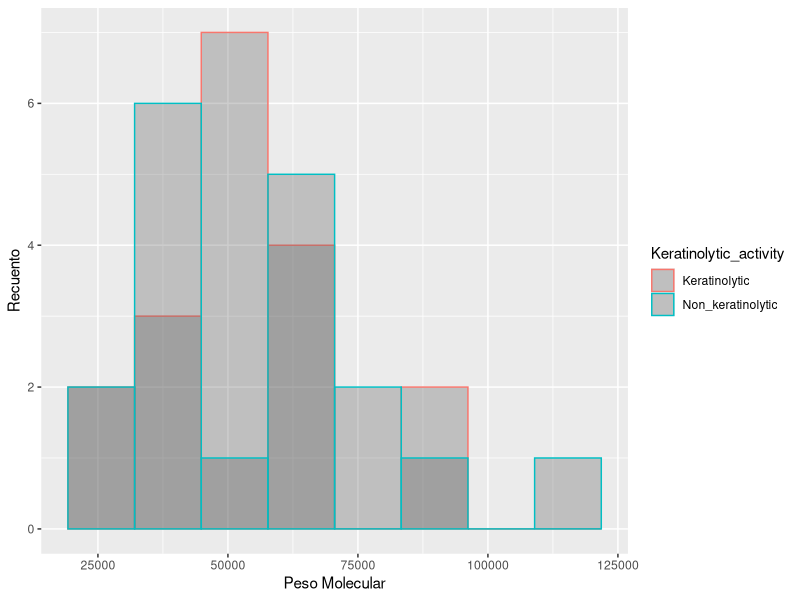
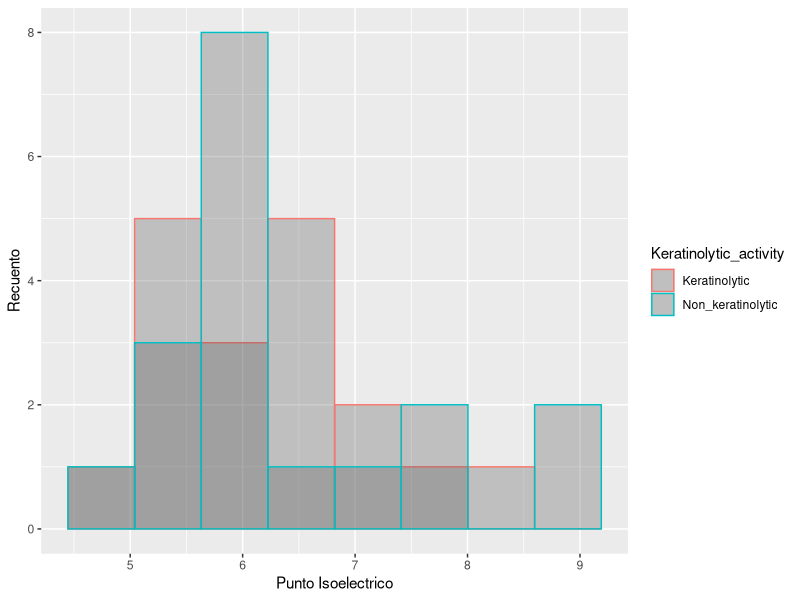
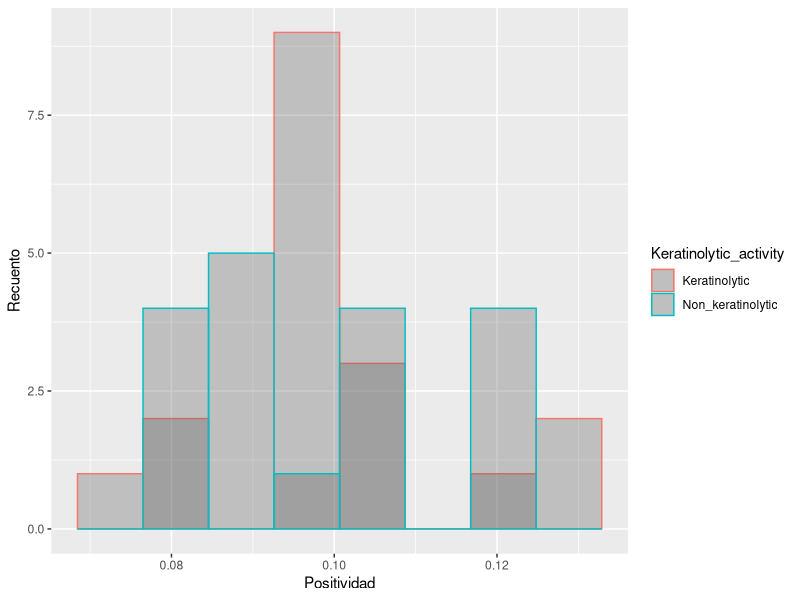
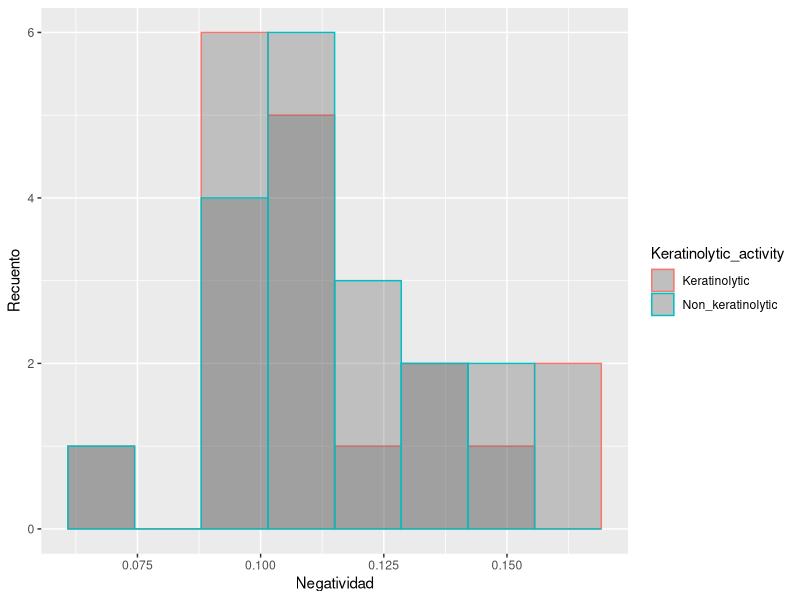
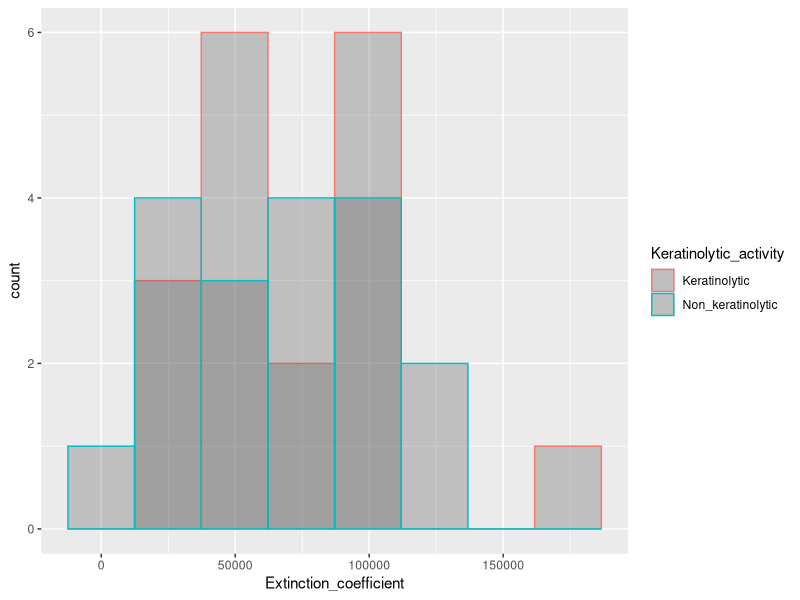

Recreate these plots in R, in order.
## ---- chunk 1
knitr::opts_chunk$set(echo = TRUE)

# Habilita librerías
library(readxl) # Para importar datos a R

library(dplyr) # Para manipular datos

library(ggplot2) # Para hacer gráficos

library(tidyr) # Para manipular datos
## ---- chunk 2
Datos_Metaloproteasas <- read_excel("MetalloproteasesDB.xlsx", na = "N/A")

summary(Datos_Metaloproteasas)

str(Datos_Metaloproteasas)
## ---- chunk 3
Datos_Metaloproteasas$ID <- as.factor(Datos_Metaloproteasas$ID)

Datos_Metaloproteasas$Acc_No <- as.factor(Datos_Metaloproteasas$Acc_No)

Datos_Metaloproteasas$Family <- as.factor(Datos_Metaloproteasas$Family)

Datos_Metaloproteasas$Keratinolytic_activity <- as.factor(Datos_Metaloproteasas$Keratinolytic_activity)

Datos_Metaloproteasas$Activity_type <- as.factor(Datos_Metaloproteasas$Activity_type)

Datos_Metaloproteasas$Active_site <- as.factor(Datos_Metaloproteasas$Active_site)

Datos_Metaloproteasas$Metal_binding_site <- as.factor(Datos_Metaloproteasas$Metal_binding_site)

summary(Datos_Metaloproteasas)
## ---- chunk 4

Datos_Metaloproteasas_Norm <- Datos_Metaloproteasas %>% mutate(Negativity = Negative_AA/Length)%>% 
  mutate(Positivity = Positive_AA/Length)

## ---- chunk 5

Tabla_queratinolisis <- table(Datos_Metaloproteasas$Keratinolytic_activity)
knitr::kable(Tabla_queratinolisis, col.names = c ("Queratinolisis", "Frecuencia"), caption = "Tabla 1. Frecuencias de enzimas segun el factor de actividad queratinolítica")

Tabla_Familias <- table(Datos_Metaloproteasas$Keratinolytic_activity, Datos_Metaloproteasas$Family)
knitr::kable(Tabla_Familias, caption = "Tabla 2. Frecuencias de enzimas por familia de proteasa de acuerdo con clasificación MEROPS")

## ---- chunk 6

ggplot(Datos_Metaloproteasas_Norm, aes(x = Mol_Weight, color = Keratinolytic_activity)) +
  geom_histogram(position = "identity", bins = 8, alpha = 0.3) + labs(x= "Peso Molecular", y= "Recuento")

ggplot(Datos_Metaloproteasas_Norm, aes(x = pI, color = Keratinolytic_activity)) +
  geom_histogram(position = "identity", bins = 8, alpha = 0.3) + labs(x= "Punto Isoelectrico", y= "Recuento")

ggplot(Datos_Metaloproteasas_Norm, aes(x = Positivity, color = Keratinolytic_activity)) +
  geom_histogram(position = "identity", bins = 8, alpha = 0.3) + labs(x= "Positividad", y= "Recuento")

ggplot(Datos_Metaloproteasas_Norm, aes(x = Negativity, color = Keratinolytic_activity)) +
  geom_histogram(position = "identity", bins = 8, alpha = 0.3) + labs(x= "Negatividad", y= "Recuento")

## ---- chunk 7
ggplot(Datos_Metaloproteasas, aes(x = Extinction_coefficient , color = Keratinolytic_activity)) +
  geom_histogram(position = "identity", bins = 8, alpha = 0.3)
